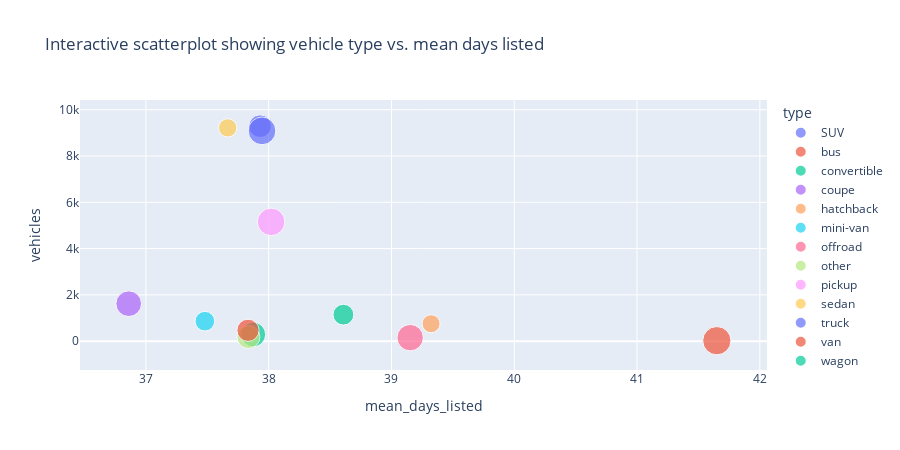

Notebook source saved alongside this figure:
### Markdown cell above
The hexagonal binning plot also showed that number of ads and vehicle price are not related in any way.

### Code cell
# plotting interactive scatter plots
fig = px.scatter(normal_brand_listing, x='mean_days_listed', y='vehicles',
                 title='Interactive scatterplot showing vehicle type vs. mean days listed',
                 size='price', color='type', hover_name='type')
fig.update_layout(width=900, 
                  height=450
)        

fig.show()

### Figure 1 — Plotly figure (JSON) as saved in the notebook; plotly's stock layout.template omitted (floating-point values rounded to 4 significant figures)
{"data": [{"hovertemplate": "<b>%{hovertext}</b><br><br>type=SUV<br>mean_days_listed=%{x}<br>vehicles=%{y}<br>price=%{marker.size}<extra></extra>", "hovertext": ["SUV"], "legendgroup": "SUV", "marker": {"color": "#636efa", "size": [10750.0], "sizemode": "area", "sizeref": 41.6, "symbol": "circle"}, "mode": "markers", "name": "SUV", "orientation": "v", "showlegend": true, "type": "scatter", "x": [37.93], "xaxis": "x", "y": [9289], "yaxis": "y"}, {"hovertemplate": "<b>%{hovertext}</b><br><br>type=bus<br>mean_days_listed=%{x}<br>vehicles=%{y}<br>price=%{marker.size}<extra></extra>", "hovertext": ["bus"], "legendgroup": "bus", "marker": {"color": "#EF553B", "size": [16640.0], "sizemode": "area", "sizeref": 41.6, "symbol": "circle"}, "mode": "markers", "name": "bus", "orientation": "v", "showlegend": true, "type": "scatter", "x": [41.65], "xaxis": "x", "y": [20], "yaxis": "y"}, {"hovertemplate": "<b>%{hovertext}</b><br><br>type=convertible<br>mean_days_listed=%{x}<br>vehicles=%{y}<br>price=%{marker.size}<extra></extra>", "hovertext": ["convertible"], "legendgroup": "convertible", "marker": {"color": "#00cc96", "size": [12720.0], "sizemode": "area", "sizeref": 41.6, "symbol": "circle"}, "mode": "markers", "name": "convertible", "orientation": "v", "showlegend": true, "type": "scatter", "x": [37.87], "xaxis": "x", "y": [287], "yaxis": "y"}, {"hovertemplate": "<b>%{hovertext}</b><br><br>type=coupe<br>mean_days_listed=%{x}<br>vehicles=%{y}<br>price=%{marker.size}<extra></extra>", "hovertext": ["coupe"], "legendgroup": "coupe", "marker": {"color": "#ab63fa", "size": [13700.0], "sizemode": "area", "sizeref": 41.6, "symbol": "circle"}, "mode": "markers", "name": "coupe", "orientation": "v", "showlegend": true, "type": "scatter", "x": [36.86], "xaxis": "x", "y": [1619], "yaxis": "y"}, {"hovertemplate": "<b>%{hovertext}</b><br><br>type=hatchback<br>mean_days_listed=%{x}<br>vehicles=%{y}<br>price=%{marker.size}<extra></extra>", "hovertext": ["hatchback"], "legendgroup": "hatchback", "marker": {"color": "#FFA15A", "size": [6737.0], "sizemode": "area", "sizeref": 41.6, "symbol": "circle"}, "mode": "markers", "name": "hatchback", "orientation": "v", "showlegend": true, "type": "scatter", "x": [39.32], "xaxis": "x", "y": [753], "yaxis": "y"}, {"hovertemplate": "<b>%{hovertext}</b><br><br>type=mini-van<br>mean_days_listed=%{x}<br>vehicles=%{y}<br>price=%{marker.size}<extra></extra>", "hovertext": ["mini-van"], "legendgroup": "mini-van", "marker": {"color": "#19d3f3", "size": [8061.0], "sizemode": "area", "sizeref": 41.6, "symbol": "circle"}, "mode": "markers", "name": "mini-van", "orientation": "v", "showlegend": true, "type": "scatter", "x": [37.48], "xaxis": "x", "y": [862], "yaxis": "y"}, {"hovertemplate": "<b>%{hovertext}</b><br><br>type=offroad<br>mean_days_listed=%{x}<br>vehicles=%{y}<br>price=%{marker.size}<extra></extra>", "hovertext": ["offroad"], "legendgroup": "offroad", "marker": {"color": "#FF6692", "size": [14504], "sizemode": "area", "sizeref": 41.6, "symbol": "circle"}, "mode": "markers", "name": "offroad", "orientation": "v", "showlegend": true, "type": "scatter", "x": [39.15], "xaxis": "x", "y": [151], "yaxis": "y"}, {"hovertemplate": "<b>%{hovertext}</b><br><br>type=other<br>mean_days_listed=%{x}<br>vehicles=%{y}<br>price=%{marker.size}<extra></extra>", "hovertext": ["other"], "legendgroup": "other", "marker": {"color": "#B6E880", "size": [10930.0], "sizemode": "area", "sizeref": 41.6, "symbol": "circle"}, "mode": "markers", "name": "other", "orientation": "v", "showlegend": true, "type": "scatter", "x": [37.84], "xaxis": "x", "y": [176], "yaxis": "y"}, {"hovertemplate": "<b>%{hovertext}</b><br><br>type=pickup<br>mean_days_listed=%{x}<br>vehicles=%{y}<br>price=%{marker.size}<extra></extra>", "hovertext": ["pickup"], "legendgroup": "pickup", "marker": {"color": "#FF97FF", "size": [15820.0], "sizemode": "area", "sizeref": 41.6, "symbol": "circle"}, "mode": "markers", "name": "pickup", "orientation": "v", "showlegend": true, "type": "scatter", "x": [38.02], "xaxis": "x", "y": [5154], "yaxis": "y"}, {"hovertemplate": "<b>%{hovertext}</b><br><br>type=sedan<br>mean_days_listed=%{x}<br>vehicles=%{y}<br>price=%{marker.size}<extra></extra>", "hovertext": ["sedan"], "legendgroup": "sedan", "marker": {"color": "#FECB52", "size": [7001.0], "sizemode": "area", "sizeref": 41.6, "symbol": "circle"}, "mode": "markers", "name": "sedan", "orientation": "v", "showlegend": true, "type": "scatter", "x": [37.67], "xaxis": "x", "y": [9217], "yaxis": "y"}, {"hovertemplate": "<b>%{hovertext}</b><br><br>type=truck<br>mean_days_listed=%{x}<br>vehicles=%{y}<br>price=%{marker.size}<extra></extra>", "hovertext": ["truck"], "legendgroup": "truck", "marker": {"color": "#636efa", "size": [15950.0], "sizemode": "area", "sizeref": 41.6, "symbol": "circle"}, "mode": "markers", "name": "truck", "orientation": "v", "showlegend": true, "type": "scatter", "x": [37.95], "xaxis": "x", "y": [9087], "yaxis": "y"}, {"hovertemplate": "<b>%{hovertext}</b><br><br>type=van<br>mean_days_listed=%{x}<br>vehicles=%{y}<br>price=%{marker.size}<extra></extra>", "hovertext": ["van"], "legendgroup": "van", "marker": {"color": "#EF553B", "size": [10310.0], "sizemode": "area", "sizeref": 41.6, "symbol": "circle"}, "mode": "markers", "name": "van", "orientation": "v", "showlegend": true, "type": "scatter", "x": [37.83], "xaxis": "x", "y": [469], "yaxis": "y"}, {"hovertemplate": "<b>%{hovertext}</b><br><br>type=wagon<br>mean_days_listed=%{x}<br>vehicles=%{y}<br>price=%{marker.size}<extra></extra>", "hovertext": ["wagon"], "legendgroup": "wagon", "marker": {"color": "#00cc96", "size": [9031.0], "sizemode": "area", "sizeref": 41.6, "symbol": "circle"}, "mode": "markers", "name": "wagon", "orientation": "v", "showlegend": true, "type": "scatter", "x": [38.61], "xaxis": "x", "y": [1144], "yaxis": "y"}], "layout": {"height": 450, "legend": {"itemsizing": "constant", "title": {"text": "type"}, "tracegroupgap": 0}, "title": {"text": "Interactive scatterplot showing vehicle type vs. mean days listed"}, "width": 900, "xaxis": {"anchor": "y", "autorange": true, "domain": [0, 1], "range": [36.46, 42.06], "title": {"text": "mean_days_listed"}, "type": "linear"}, "yaxis": {"anchor": "x", "autorange": true, "domain": [0, 1], "range": [-1247.0, 10420.0], "title": {"text": "vehicles"}, "type": "linear"}}}
